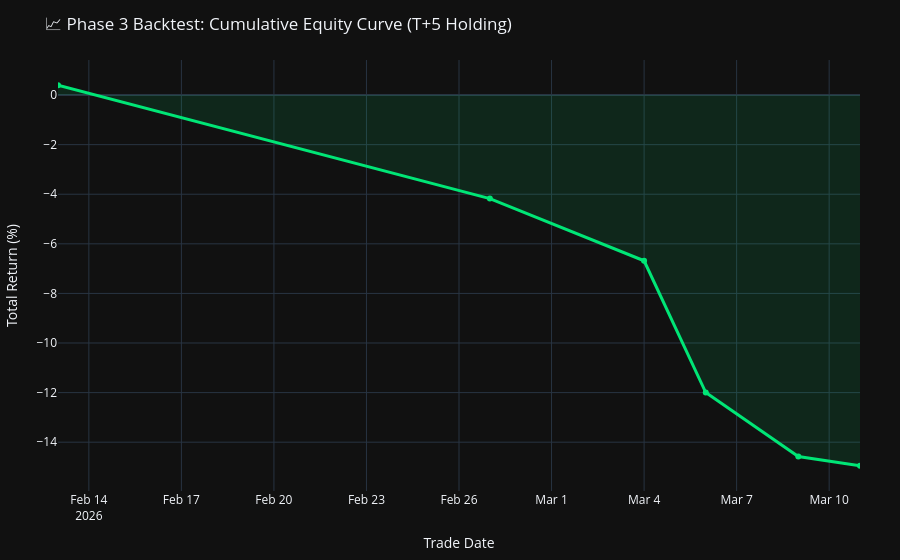

Notebook code for this chart:
### Code cell
# ==========================================
# STEP 2: PLOTTING THE EQUITY CURVE
# ==========================================
import plotly.graph_objects as go

# 1. Create a blank canvas
fig = go.Figure()

# 2. Draw the strategy's profit line
fig.add_trace(go.Scatter(
    x=panic_days['Date'],
    y=panic_days['Equity_Curve'],
    mode='lines+markers',
    name='Cumulative Profit (%)',
    line=dict(color='#00E676', width=3), # Neon Green
    fill='tozeroy',                      # Fills the area under the line
    fillcolor='rgba(0, 230, 118, 0.1)'   # Transparent Green Shading
))

# 3. Make it look like a Bloomberg Terminal
fig.update_layout(
    title='📈 Phase 3 Backtest: Cumulative Equity Curve (T+5 Holding)',
    xaxis_title='Trade Date',
    yaxis_title='Total Return (%)',
    template='plotly_dark',
    hovermode='x unified',
    margin=dict(l=40, r=40, t=60, b=40)
)

# 4. Render the interactive chart
fig.show()

### Figure 1 — Plotly figure (JSON) as saved in the notebook; plotly's stock layout.template omitted (floating-point values rounded to 4 significant figures)
{"data": [{"fill": "tozeroy", "fillcolor": "rgba(0, 230, 118, 0.1)", "line": {"color": "#00E676", "width": 3}, "mode": "lines+markers", "name": "Cumulative Profit (%)", "type": "scatter", "x": ["2026-02-13T00:00:00.000000000", "2026-02-27T00:00:00.000000000", "2026-03-04T00:00:00.000000000", "2026-03-06T00:00:00.000000000", "2026-03-09T00:00:00.000000000", "2026-03-11T00:00:00.000000000"], "y": [0.3932, -4.177, -6.683, -12.0, -14.57, -14.95]}], "layout": {"hovermode": "x unified", "margin": {"b": 40, "l": 40, "r": 40, "t": 60}, "title": {"text": "📈 Phase 3 Backtest: Cumulative Equity Curve (T+5 Holding)"}, "xaxis": {"title": {"text": "Trade Date"}}, "yaxis": {"title": {"text": "Total Return (%)"}}}}
